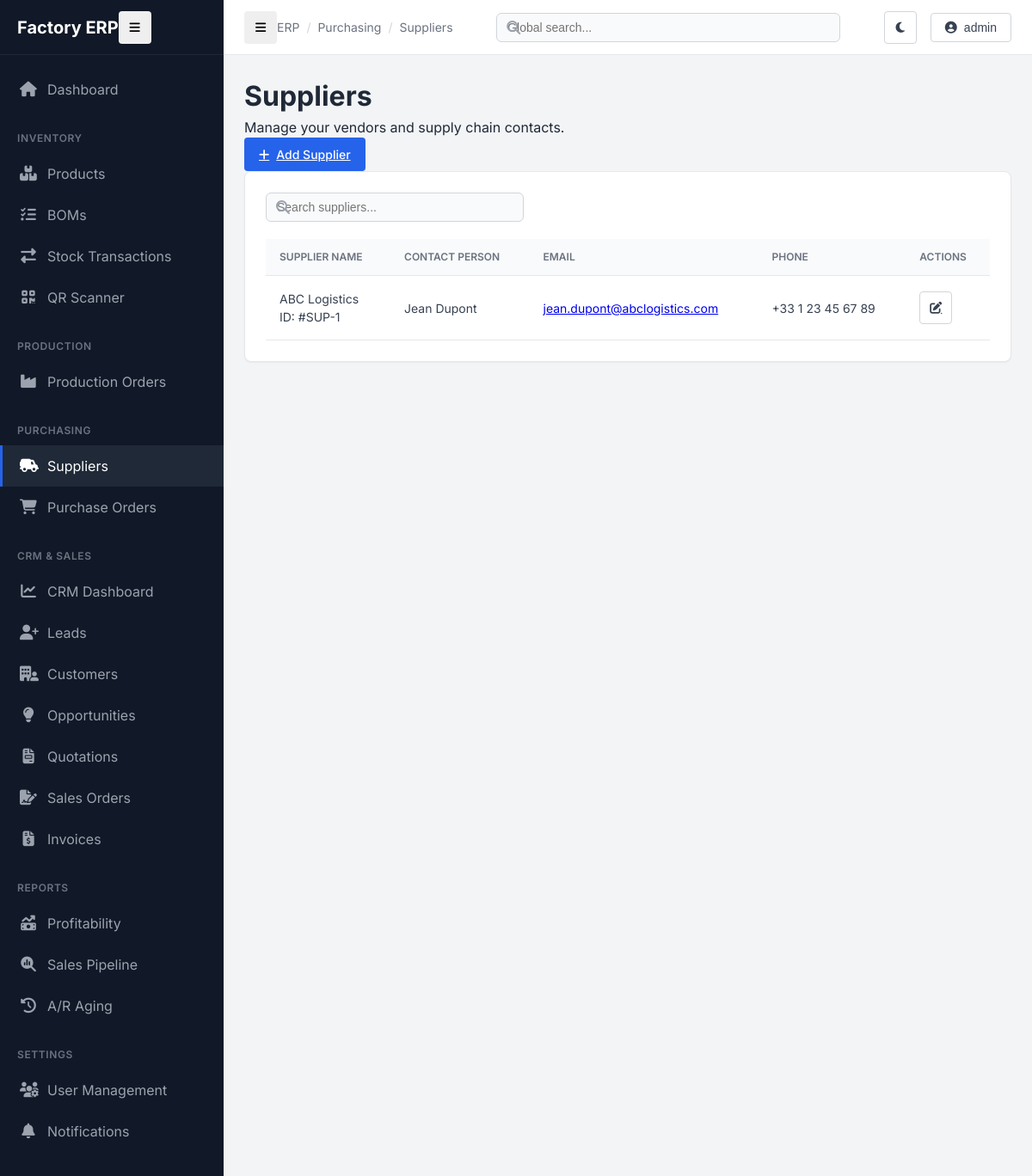
The page /suppliers/ (signed in) on the database its author committed.
### inventory/models.py (models this page shows, shortened)
class Supplier(models.Model):
    name = models.CharField(max_length=200)
    contact_person = models.CharField(max_length=100, blank=True)
    email = models.EmailField(blank=True)
    phone = models.CharField(max_length=20, blank=True)
    address = models.TextField(blank=True)
    created_at = models.DateTimeField(auto_now_add=True)
    class Meta:
        ordering = ['name']

### inventory/views.py (the view)
# urls.py: path("suppliers/", views.supplier_list, name="supplier_list"),
@login_required
@permission_required("inventory.can_view_inventory", raise_exception=True)
def supplier_list(request):
    suppliers = Supplier.objects.all().order_by("name")
    return render(request, "inventory/supplier_list.html", {"suppliers": suppliers})

### inventory/templates/inventory/supplier_list.html (shortened to what this page needs)
{% extends "base.html" %}
{% load static %}
{% block breadcrumbs %}
<div class="breadcrumb-item">Purchasing</div>
<div class="breadcrumb-item">Suppliers</div>
{% endblock %}
{% block content %}
<div class="d-flex justify-content-between align-items-center mb-4">
    <div>
        <h1 class="h3 fw-bold mb-1">Suppliers</h1>
        <p class="text-muted small">Manage your vendors and supply chain contacts.</p>
    </div>
    {% if perms.inventory.can_manage_purchase %}
        <a href="{% url 'inventory:supplier_create' %}" class="btn btn-primary">
            <i class="fas fa-plus"></i> Add Supplier
        </a>
    {% endif %}
</div>
<div class="card">
    <div class="card-header border-bottom-0">
        <div class="d-flex justify-content-between align-items-center w-100">
            <div class="search-input-group" style="width: 300px;">
                <i class="fas fa-search"></i>
                <input type="text" class="search-input" placeholder="Search suppliers..." hx-get="{% url 'inventory:supplier_list' %}" hx-trigger="keyup changed delay:500ms" hx-target="#supplier-table-body" hx-indicator="#htmx-indicator">
            </div>
        </div>
    </div>
    <div class="table-responsive">
        <table>
            <thead>
                <tr>
                    <th>Supplier Name</th>
                    <th>Contact Person</th>
                    <th>Email</th>
                    <th>Phone</th>
                    <th class="text-end">Actions</th>
                </tr>
            </thead>
            <tbody id="supplier-table-body">
                {% for supplier in suppliers %}
                <tr>
                    <td>
                        <div class="fw-bold text-neutral-900">{{ supplier.name }}</div>
                        <div class="small text-muted">ID: #SUP-{{ supplier.pk }}</div>
                    </td>
                    <td>{{ supplier.contact_person }}</td>
                    <td><a href="mailto:{{ supplier.email }}" class="text-decoration-none">{{ supplier.email }}</a></td>
                    <td>{{ supplier.phone }}</td>
                    <td class="text-end">
                        {% if perms.inventory.can_manage_purchase %}
                            <a href="{% url 'inventory:supplier_edit' supplier.pk %}" class="btn btn-icon btn-sm btn-outline">
                                <i class="fas fa-edit"></i>
                            </a>
                        {% endif %}
                    </td>
                </tr>
                {% empty %}
                <tr>
                    <td colspan="5" class="text-center py-5">
                        <div class="text-muted">No suppliers found.</div>
                    </td>
                </tr>
                {% endfor %}
            </tbody>
        </table>
    </div>
</div>
{% endblock %}

### templates/base.html (shortened to what this page needs)
{% load static %}
<!DOCTYPE html>
<html lang="en">
<head>
    <link rel="stylesheet" href="https://cdnjs.cloudflare.com/ajax/libs/font-awesome/6.4.0/css/all.min.css">
    <link rel="stylesheet" href="{% static 'css/style.css' %}">
    <link rel="stylesheet" href="{% static 'css/dark-mode.css' %}">
</head>
<body>
    <div class="app-container">
        <aside id="sidebar">
            <div class="sidebar-header">
                <div class="logo-text">Factory ERP</div>
                <button id="sidebar-toggle" class="btn btn-icon d-none d-md-block">
                    <i class="fas fa-bars"></i>
                </button>
            </div>
            <nav class="sidebar-nav">
                <div class="nav-group">
                    <a href="{% url 'inventory:dashboard' %}" class="nav-link {% if request.resolver_match.url_name == 'dashboard' and request.resolver_match.app_name == 'inventory' %}active{% endif %}">
                        <i class="fas fa-home"></i>
                        <span>Dashboard</span>
                    </a>
                </div>
                <div class="nav-group">
                    <div class="nav-group-title">Inventory</div>
                    <a href="{% url 'inventory:product_list' %}" class="nav-link {% if 'product' in request.path %}active{% endif %}">
                        <i class="fas fa-boxes-stacked"></i>
                        <span>Products</span>
                    </a>
                    <a href="{% url 'inventory:bom_viewer' %}" class="nav-link {% if 'bom' in request.path %}active{% endif %}">
                        <i class="fas fa-list-check"></i>
                        <span>BOMs</span>
                    </a>
                    <a href="{% url 'inventory:transaction_history' %}" class="nav-link {% if 'transaction' in request.path %}active{% endif %}">
                        <i class="fas fa-exchange-alt"></i>
                        <span>Stock Transactions</span>
                    </a>
                    <a href="{% url 'inventory:scan_page' %}" class="nav-link {% if 'scan' in request.path %}active{% endif %}">
                        <i class="fas fa-qrcode"></i>
                        <span>QR Scanner</span>
                    </a>
                </div>
                <div class="nav-group">
                    <div class="nav-group-title">Production</div>
                    <a href="{% url 'inventory:production_order_list' %}" class="nav-link {% if 'production_order' in request.path %}active{% endif %}">
                        <i class="fas fa-industry"></i>
                        <span>Production Orders</span>
                    </a>
                </div>
                <div class="nav-group">
                    <div class="nav-group-title">Purchasing</div>
                    <a href="{% url 'inventory:supplier_list' %}" class="nav-link {% if 'supplier' in request.path %}active{% endif %}">
                        <i class="fas fa-truck-field"></i>
                        <span>Suppliers</span>
                    </a>
                    <a href="{% url 'inventory:purchase_order_list' %}" class="nav-link {% if 'purchase_order' in request.path %}active{% endif %}">
                        <i class="fas fa-cart-shopping"></i>
                        <span>Purchase Orders</span>
                    </a>
                </div>
                <div class="nav-group">
                    <div class="nav-group-title">CRM & Sales</div>
                    <a href="{% url 'crm:dashboard' %}" class="nav-link {% if request.resolver_match.app_name == 'crm' and request.resolver_match.url_name == 'dashboard' %}active{% endif %}">
                        <i class="fas fa-chart-line"></i>
                        <span>CRM Dashboard</span>
                    </a>
                    <a href="{% url 'crm:lead_list' %}" class="nav-link {% if 'lead' in request.path %}active{% endif %}">
                        <i class="fas fa-user-plus"></i>
                        <span>Leads</span>
                    </a>
                    <a href="{% url 'crm:customer_list' %}" class="nav-link {% if 'customer' in request.path %}active{% endif %}">
                        <i class="fas fa-building-user"></i>
                        <span>Customers</span>
                    </a>
                    <a href="{% url 'crm:opportunity_list' %}" class="nav-link {% if 'opportunity' in request.path %}active{% endif %}">
                        <i class="fas fa-lightbulb"></i>
                        <span>Opportunities</span>
                    </a>
                    <a href="{% url 'crm:quotation_list' %}" class="nav-link {% if 'quotation' in request.path %}active{% endif %}">
                        <i class="fas fa-file-invoice"></i>
                        <span>Quotations</span>
                    </a>
                    <a href="{% url 'crm:salesorder_list' %}" class="nav-link {% if 'order' in request.path %}active{% endif %}">
                        <i class="fas fa-file-signature"></i>
                        <span>Sales Orders</span>
                    </a>
                    <a href="{% url 'crm:invoice_list' %}" class="nav-link {% if 'invoice' in request.path %}active{% endif %}">
                        <i class="fas fa-file-invoice-dollar"></i>
                        <span>Invoices</span>
                    </a>
                </div>
                <div class="nav-group">
                    <div class="nav-group-title">Reports</div>
                    <a href="{% url 'inventory:profitability_report' %}" class="nav-link">
                        <i class="fas fa-money-bill-trend-up"></i>
                        <span>Profitability</span>
                    </a>
                    <a href="{% url 'crm:report_pipeline' %}" class="nav-link">
                        <i class="fas fa-magnifying-glass-chart"></i>
                        <span>Sales Pipeline</span>
                    </a>
                    <a href="{% url 'crm:report_aging' %}" class="nav-link">
                        <i class="fas fa-clock-rotate-left"></i>
                        <span>A/R Aging</span>
                    </a>
                </div>
                <div class="nav-group">
                    <div class="nav-group-title">Settings</div>
                    {% if perms.inventory.can_manage_users %}
                    <a href="{% url 'inventory:user_list' %}" class="nav-link">
                        <i class="fas fa-users-gear"></i>
                        <span>User Management</span>
                    </a>
                    {% endif %}
                    <a href="{% url 'notifications:settings' %}" class="nav-link">
                        <i class="fas fa-bell"></i>
                        <span>Notifications</span>
                    </a>
                </div>
            </nav>
        </aside>
        <main class="main-content">
            <header id="topbar">
                <div class="breadcrumb-container">
                    <button id="mobile-sidebar-toggle" class="btn btn-icon d-md-none me-3">
                        <i class="fas fa-bars"></i>
                    </button>
                    <div class="breadcrumb-item">ERP</div>
                    {% block breadcrumbs %}{% endblock %}
                </div>
                <div class="global-search">
                    <form action="{% url 'inventory:global_search' %}" method="get">
                        <div class="search-input-group">
                            <i class="fas fa-search"></i>
                            <input type="text" name="q" class="search-input" placeholder="Global search..." value="{{ request.GET.q }}">
                        </div>
                    </form>
                </div>
                <div class="user-menu">
                    <button id="theme-toggle" class="btn btn-icon btn-outline">
                    </button>
                    {% if request.user.is_authenticated %}
                    <div class="dropdown">
                        <button class="btn btn-outline dropdown-toggle">
                            <i class="fas fa-user-circle me-2"></i>
                            {{ request.user.username }}
                        </button>
                    </div>
                    {% else %}
                    <a href="{% url 'login' %}" class="btn btn-primary">Login</a>
                    {% endif %}
                </div>
            </header>
            <div class="content-area">
                {% block content %}{% endblock %}
            </div>
        </main>
    </div>
</body>
</html>

### rows shown on the page
Supplier: name "ABC Logistics", pk "1", contact_person "Jean Dupont", email "jean.dupont@abclogistics.com", phone "+33 1 23 45 67 89"

### other values the page prints
{{ request.user.username }} "admin"
